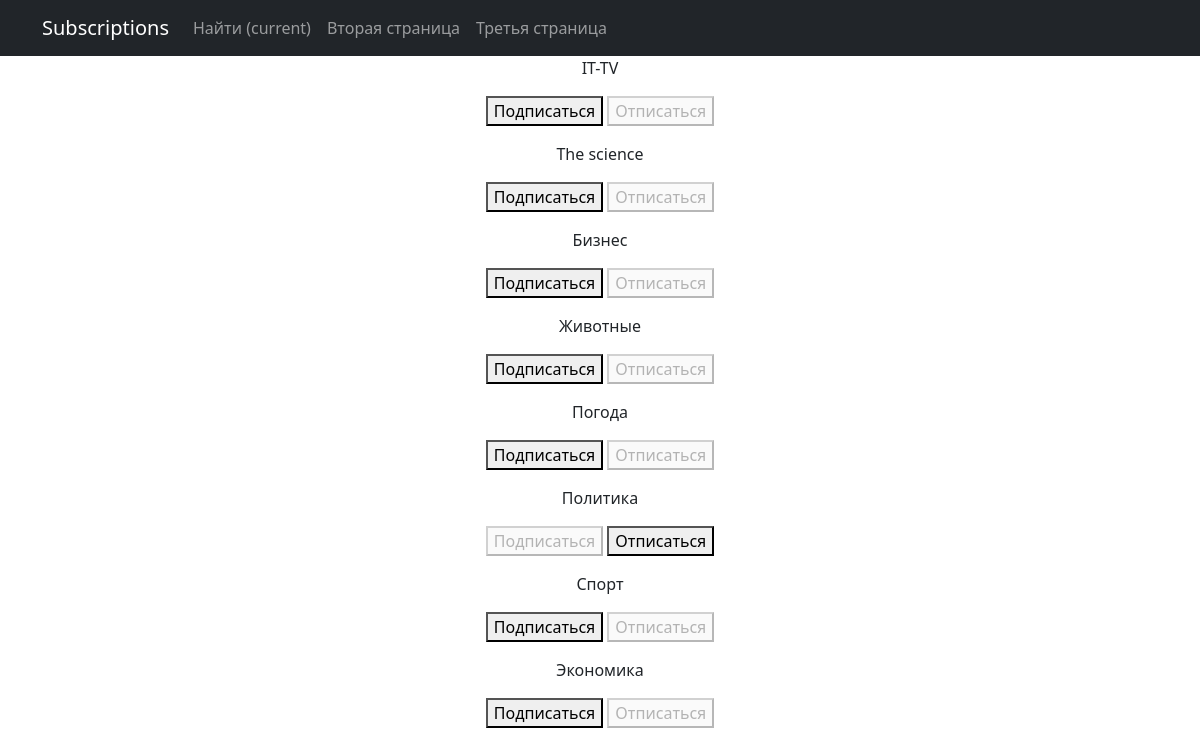
Page /news/subscriptions/ (signed in) on the committed database.
### news/models.py (models this page shows, shortened)
class Category(models.Model):
    name = models.CharField(max_length=30, unique=True, help_text=_('category name'))

### news/views.py (the view, shortened to what this page needs)
# urls.py: path('subscriptions/', subscriptions, name='subscriptions'),
@login_required
@csrf_protect
def subscriptions(request):
    categories_with_subscriptions = Category.objects.annotate(
        user_subscribed=Exists(
            Subscription.objects.filter(
                user=request.user,
                category=OuterRef('pk'),
            )
        )
    ).order_by('name')
    return render(
        request,
        'subscriptions.html',
        {'categories': categories_with_subscriptions},
    )

### templates/subscriptions.html (shortened to what this page needs)
{% extends 'flatpages/default.html' %}
{% block title %}
Subscriptions
{% endblock title %}
{% block content %}
    {% for category in categories  %}
        <p>
            {{ category.name }}
            <form method="post">
                {% if category.user_subscribed %}
                    <button disabled>Подписаться</button>
                    <button name="action" value="unsubscribe">Отписаться</button>
                {% else %}
                    <button name="action" value="subscribe">Подписаться</button>
                    <button disabled>Отписаться</button>
                {% endif %}
            </form>
        </p>
    {% endfor %}
{% endblock content %}

### templates/flatpages/default.html (shortened to what this page needs)
<!DOCTYPE html>
{% load static %}
<html lang="en">
    <head>
        {% load static %}
        <link href="{% static 'css/styles.css' %}" rel="stylesheet" />
    </head>
    <body>
        <nav class="navbar navbar-expand-lg navbar-dark bg-dark static-top">
            <div class="container">
               <a class="navbar-brand" href="/news/">
                    {% block title %}
                    {% endblock title %}
               </a>
                <div class="collapse navbar-collapse" id="navbarResponsive">
                    <ul class="navbar-nav ml-auto">
                        <li class="nav-item active">
                            <a class="nav-link" href="/news/search/">Найти
                                <span class="sr-only">(current)</span>
                            </a>
                        </li>
                        <li class="nav-item">
                            <a class="nav-link" href="/two/">Вторая страница</a>
                        </li>
                        <li class="nav-item">
                            <a class="nav-link" href="/three/">Третья страница</a>
                        </li>
                    </ul>
                </div>
            </div>
        </nav>
        <div class="container">
            <div class="row">
                <div class="col-lg-12 text-center">
                    {% block content %}{% endblock content %}
                </div>
            </div>
        </div>
    </body>
</html>

### rows in the picture
Category: name "IT-TV", shows "Подписаться"
Category: name "The science", shows "Подписаться"
Category: name "Бизнес", shows "Подписаться"
Category: name "Животные", shows "Подписаться"
Category: name "Погода", shows "Подписаться"
Category: name "Политика", shows "Подписаться"
Category: name "Спорт", shows "Подписаться"
Category: name "Экономика", shows "Подписаться"
